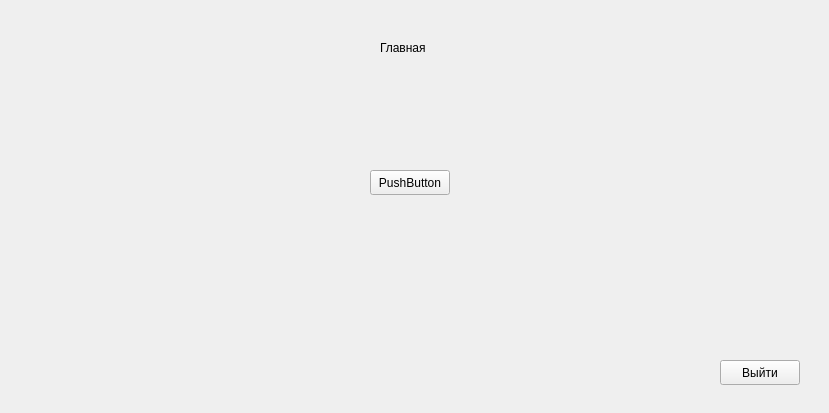
<?xml version="1.0" encoding="UTF-8"?>
<ui version="4.0">
 <class>Form</class>
 <widget class="QWidget" name="Form">
  <property name="geometry">
   <rect>
    <x>0</x>
    <y>0</y>
    <width>829</width>
    <height>413</height>
   </rect>
  </property>
  <property name="windowTitle">
   <string>Главная</string>
  </property>
  <widget class="QPushButton" name="pushButton">
   <property name="geometry">
    <rect>
     <x>720</x>
     <y>360</y>
     <width>80</width>
     <height>25</height>
    </rect>
   </property>
   <property name="text">
    <string>Выйти</string>
   </property>
  </widget>
  <widget class="QLabel" name="label">
   <property name="geometry">
    <rect>
     <x>380</x>
     <y>40</y>
     <width>55</width>
     <height>16</height>
    </rect>
   </property>
   <property name="text">
    <string>Главная</string>
   </property>
  </widget>
  <widget class="QPushButton" name="pushButton_2">
   <property name="geometry">
    <rect>
     <x>370</x>
     <y>170</y>
     <width>80</width>
     <height>25</height>
    </rect>
   </property>
   <property name="text">
    <string>PushButton</string>
   </property>
  </widget>
 </widget>
 <resources/>
 <connections/>
</ui>
